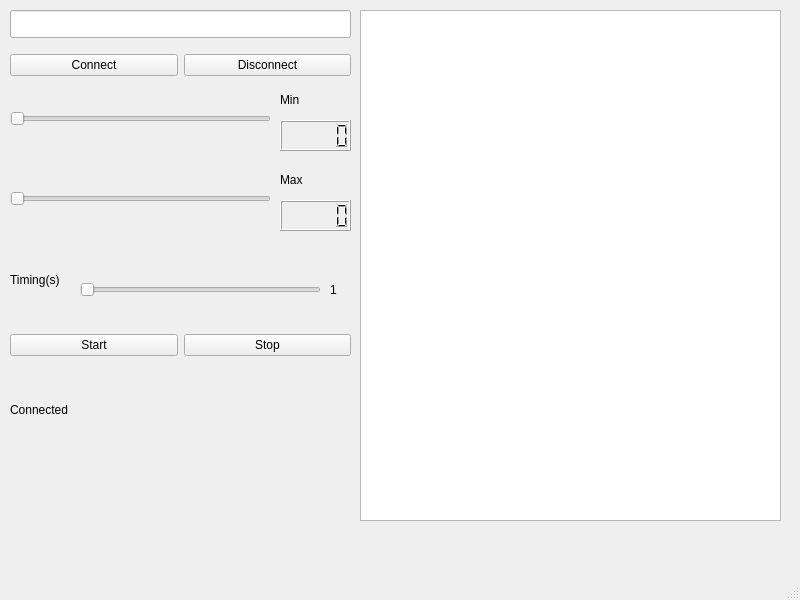
<?xml version="1.0" encoding="UTF-8"?>
<ui version="4.0">
 <class>MainWindow</class>
 <widget class="QMainWindow" name="MainWindow">
  <property name="geometry">
   <rect>
    <x>0</x>
    <y>0</y>
    <width>800</width>
    <height>600</height>
   </rect>
  </property>
  <property name="windowTitle">
   <string>MainWindow</string>
  </property>
  <widget class="QWidget" name="centralwidget">
   <widget class="QLineEdit" name="lineEditIP">
    <property name="geometry">
     <rect>
      <x>10</x>
      <y>10</y>
      <width>341</width>
      <height>28</height>
     </rect>
    </property>
   </widget>
   <widget class="QLabel" name="label">
    <property name="geometry">
     <rect>
      <x>280</x>
      <y>90</y>
      <width>63</width>
      <height>20</height>
     </rect>
    </property>
    <property name="text">
     <string>Min</string>
    </property>
   </widget>
   <widget class="QLabel" name="label_2">
    <property name="geometry">
     <rect>
      <x>280</x>
      <y>170</y>
      <width>63</width>
      <height>20</height>
     </rect>
    </property>
    <property name="text">
     <string>Max</string>
    </property>
   </widget>
   <widget class="QLabel" name="label_3">
    <property name="geometry">
     <rect>
      <x>10</x>
      <y>270</y>
      <width>63</width>
      <height>20</height>
     </rect>
    </property>
    <property name="text">
     <string>Timing(s)</string>
    </property>
   </widget>
   <widget class="QLabel" name="label_4">
    <property name="geometry">
     <rect>
      <x>330</x>
      <y>280</y>
      <width>21</width>
      <height>20</height>
     </rect>
    </property>
    <property name="text">
     <string>1</string>
    </property>
   </widget>
   <widget class="QTextBrowser" name="textBrowserLogs">
    <property name="geometry">
     <rect>
      <x>360</x>
      <y>10</y>
      <width>421</width>
      <height>511</height>
     </rect>
    </property>
   </widget>
   <widget class="QLCDNumber" name="lcdNumber">
    <property name="geometry">
     <rect>
      <x>280</x>
      <y>120</y>
      <width>71</width>
      <height>31</height>
     </rect>
    </property>
   </widget>
   <widget class="QLCDNumber" name="lcdNumber_2">
    <property name="geometry">
     <rect>
      <x>280</x>
      <y>200</y>
      <width>71</width>
      <height>31</height>
     </rect>
    </property>
   </widget>
   <widget class="QLabel" name="label_5">
    <property name="geometry">
     <rect>
      <x>10</x>
      <y>400</y>
      <width>81</width>
      <height>20</height>
     </rect>
    </property>
    <property name="text">
     <string>Connected</string>
    </property>
   </widget>
   <widget class="QSlider" name="sliderMin">
    <property name="geometry">
     <rect>
      <x>10</x>
      <y>110</y>
      <width>261</width>
      <height>18</height>
     </rect>
    </property>
    <property name="orientation">
     <enum>Qt::Orientation::Horizontal</enum>
    </property>
   </widget>
   <widget class="QSlider" name="sliderMax">
    <property name="geometry">
     <rect>
      <x>10</x>
      <y>190</y>
      <width>261</width>
      <height>18</height>
     </rect>
    </property>
    <property name="orientation">
     <enum>Qt::Orientation::Horizontal</enum>
    </property>
   </widget>
   <widget class="QSlider" name="sliderTiming">
    <property name="geometry">
     <rect>
      <x>80</x>
      <y>280</y>
      <width>241</width>
      <height>20</height>
     </rect>
    </property>
    <property name="orientation">
     <enum>Qt::Orientation::Horizontal</enum>
    </property>
   </widget>
   <widget class="QWidget" name="layoutWidget">
    <property name="geometry">
     <rect>
      <x>10</x>
      <y>50</y>
      <width>341</width>
      <height>31</height>
     </rect>
    </property>
    <layout class="QHBoxLayout" name="horizontalLayout">
     <item>
      <widget class="QPushButton" name="btnConnect">
       <property name="text">
        <string>Connect</string>
       </property>
      </widget>
     </item>
     <item>
      <widget class="QPushButton" name="btnDisconnect">
       <property name="text">
        <string>Disconnect</string>
       </property>
      </widget>
     </item>
    </layout>
   </widget>
   <widget class="QWidget" name="layoutWidget">
    <property name="geometry">
     <rect>
      <x>10</x>
      <y>330</y>
      <width>341</width>
      <height>31</height>
     </rect>
    </property>
    <layout class="QHBoxLayout" name="horizontalLayout_2">
     <item>
      <widget class="QPushButton" name="btnStart">
       <property name="text">
        <string>Start</string>
       </property>
      </widget>
     </item>
     <item>
      <widget class="QPushButton" name="btnStop">
       <property name="text">
        <string>Stop</string>
       </property>
      </widget>
     </item>
    </layout>
   </widget>
  </widget>
  <widget class="QMenuBar" name="menubar">
   <property name="geometry">
    <rect>
     <x>0</x>
     <y>0</y>
     <width>800</width>
     <height>25</height>
    </rect>
   </property>
  </widget>
  <widget class="QStatusBar" name="statusbar"/>
 </widget>
 <resources/>
 <connections>
  <connection>
   <sender>sliderTiming</sender>
   <signal>valueChanged(int)</signal>
   <receiver>label_4</receiver>
   <slot>setNum(int)</slot>
   <hints>
    <hint type="sourcelabel">
     <x>255</x>
     <y>314</y>
    </hint>
    <hint type="destinationlabel">
     <x>338</x>
     <y>314</y>
    </hint>
   </hints>
  </connection>
  <connection>
   <sender>sliderMax</sender>
   <signal>valueChanged(int)</signal>
   <receiver>lcdNumber_2</receiver>
   <slot>display(int)</slot>
   <hints>
    <hint type="sourcelabel">
     <x>248</x>
     <y>220</y>
    </hint>
    <hint type="destinationlabel">
     <x>296</x>
     <y>249</y>
    </hint>
   </hints>
  </connection>
  <connection>
   <sender>sliderMin</sender>
   <signal>valueChanged(int)</signal>
   <receiver>lcdNumber</receiver>
   <slot>display(int)</slot>
   <hints>
    <hint type="sourcelabel">
     <x>181</x>
     <y>147</y>
    </hint>
    <hint type="destinationlabel">
     <x>304</x>
     <y>147</y>
    </hint>
   </hints>
  </connection>
 </connections>
</ui>
